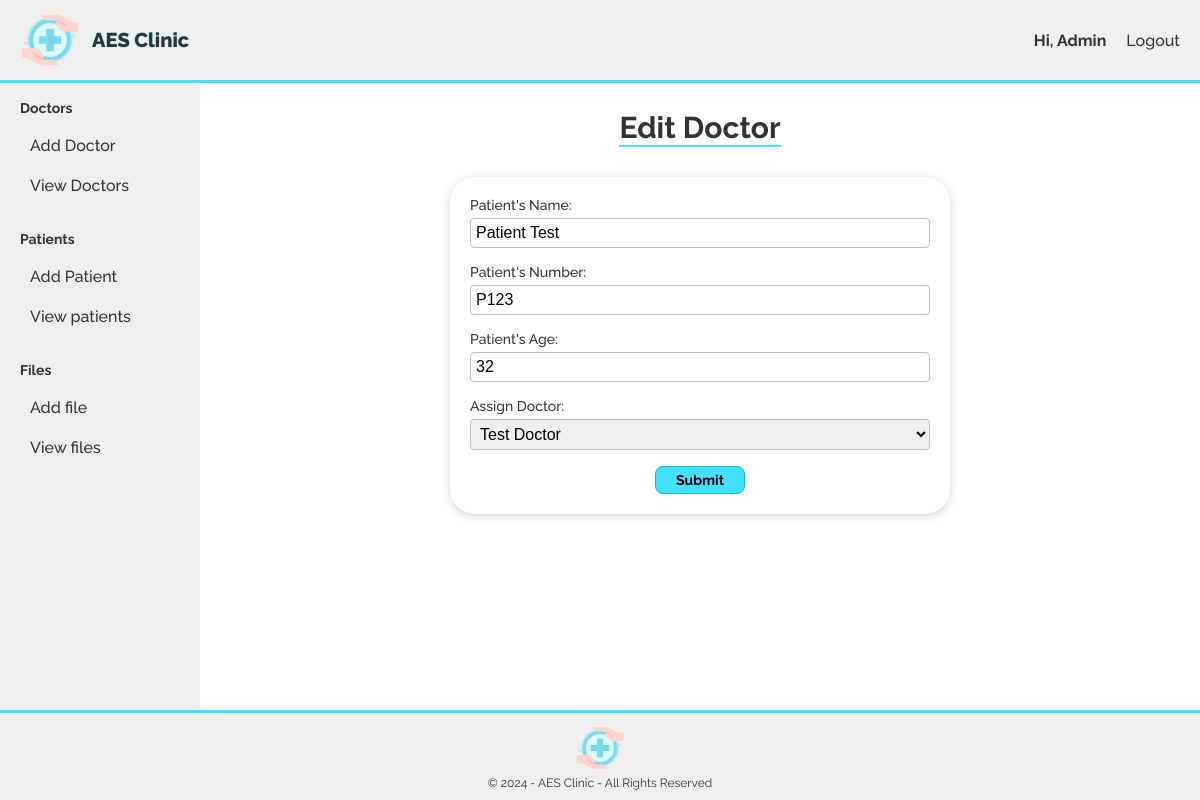
The app's page /edit_patient.php?id=5 (signed in) with its own data.
### tables this page shows
CREATE TABLE `patient` (
  `patientID` int NOT NULL,
  `P_Name` varchar(255) DEFAULT NULL,
  `P_Number` varchar(15) DEFAULT NULL,
  `P_Age` int DEFAULT NULL,
  `doctorID` int DEFAULT NULL
);

### defines/functions.php (called while the page is built, shortened)
<?php
function getAllDoctors($pdo)
{
    $query = "SELECT * FROM doctor";
    $stmt = $pdo->query($query);
    $doctors = $stmt->fetchAll(PDO::FETCH_ASSOC);
    if ($doctors) {
        return array("success" => true, "data" => $doctors);
    } else {
        return array("success" => false, "data" => "No doctors found");
    }
}
function getPatientById($pdo, $id)
{
    $query = "SELECT * FROM patient WHERE patientID = :id";
    $stmt = $pdo->prepare($query);
    $stmt->bindParam(':id', $id);
    $stmt->execute();
    $patient = $stmt->fetch(PDO::FETCH_ASSOC);
    if ($patient) {
        return array("success" => true, "data" => $patient);
    } else {
        return array("success" => false, "data" => "Patient not found");
    }
}

### edit_patient.php (the view, shortened to what this page needs)
<?php
require_once './defines/functions.php';
?>
<!DOCTYPE html>
<html lang="en">
    <head>
        <link rel="stylesheet" href="./assets/css/style.css">
    </head>
    <body>
                <?php include ('header.php'); ?>
        <?php include('navbar.php'); ?>
        <main>
            <div class="title text-center">
                <h2>Edit Doctor</h2>
            </div>
            <div class="box box-sml">
                <?php
                if (isset ($_GET['id'])) {
                    $id = $_GET['id'];
                    $result = getPatientById($pdo, $id);
                    if ($result['success']) {
                        ?>
                        <form action="?id=<?php echo $id; ?>" method="POST" class="w-full" enctype="multipart/form-data">
                            <div class="field">
                                <label class="f-label">Patient's Name:</label>
                                <input type="text" required value="<?php echo $result['data']['P_Name'] ?>" name="P_Name"
                                    class="f-inp" placeholder="Patient's Name">
                            </div>
                            <div class="field">
                                <label class="f-label">Patient's Number:</label>
                                <input type="text" required value="<?php echo $result['data']['P_Number'] ?>" name="P_Number"
                                    class="f-inp" placeholder="Patient's Number">
                            </div>
                            <div class="field">
                                <label class="f-label">Patient's Age:</label>
                                <input type="number" required value="<?php echo $result['data']['P_Age'] ?>" name="P_Age"
                                    class="f-inp" placeholder="Patient's Age">
                            </div>
                            <div class="field">
                                <label class="f-label">Assign Doctor:</label>
                                <select required name="doctorID" class="f-inp">
                                    <?php
                                    $doctors = getAllDoctors($pdo);
                                    if ($doctors['success']) {
                                        foreach ($doctors['data'] as $doctor) {
                                            $selected = ($doctor['DoctorID'] === $result['data']['doctorID']) ? 'selected' : '' ;
                                            echo '<option value="' . $doctor['DoctorID'] . '" '.$selected.'>' . $doctor['D_Name'] . '</option>';
                                        }
                                    }
                                    ?>
                                </select>
                            </div>
                            <div class="text-center">
                                <button type="submit" class="btn">Submit</button>
                            </div>
                        </form>
                        <?php
                    }
                }
                ?>
            </div>
        </main>
        <?php include ('footer.php'); ?>
    </body>
</html>

### assets/css/style.css (style rules this page uses)
* { box-sizing: border-box; margin: 0; padding: 0; }
body { font-family: "Raleway", sans-serif; margin: 0; padding: 0; display: flex; flex-direction: column; min-height: 100vh; color: #333; }
main { flex: 1; overflow-y: auto; padding-top: 110px; padding-left: 230px; padding-right: 30px; padding-bottom: 90px; }
.text-center { text-align: center; }
.title { margin-bottom: 30px; }
.title h2 { display: inline-block; border-bottom: 2px solid #46e0ff; font-size: 30px; }
.box { border-radius: 25px; padding: 20px; background-color: #FFFFFF; box-shadow: 0 2px 10px #33333338; }
.box-sml { width: 500px; max-width: 100%; margin: 0 auto; }
.field { margin-bottom: 16px; }
.f-label { display: block; font-size: 14px; font-weight: 500; margin-bottom: 5px; }
.f-inp { padding: 5px; font-size: 16px; border-radius: 4px; border: 1px solid #c0c0c0; width: 100%; }
.btn { display: inline-block; padding: 5px 20px; border-radius: 8px; border: 1px solid #00b8dd; background-color: #46e0ff; font-size: 14px; font-weight: bold; cursor: pointer; font-family: "Raleway", sans-serif; }

### records on screen
patient: P_Name "Patient Test", P_Number "P123", P_Age "32"

### other values on screen
$_SESSION['Name'] "Admin"
form field doctorID "Test Doctor"
